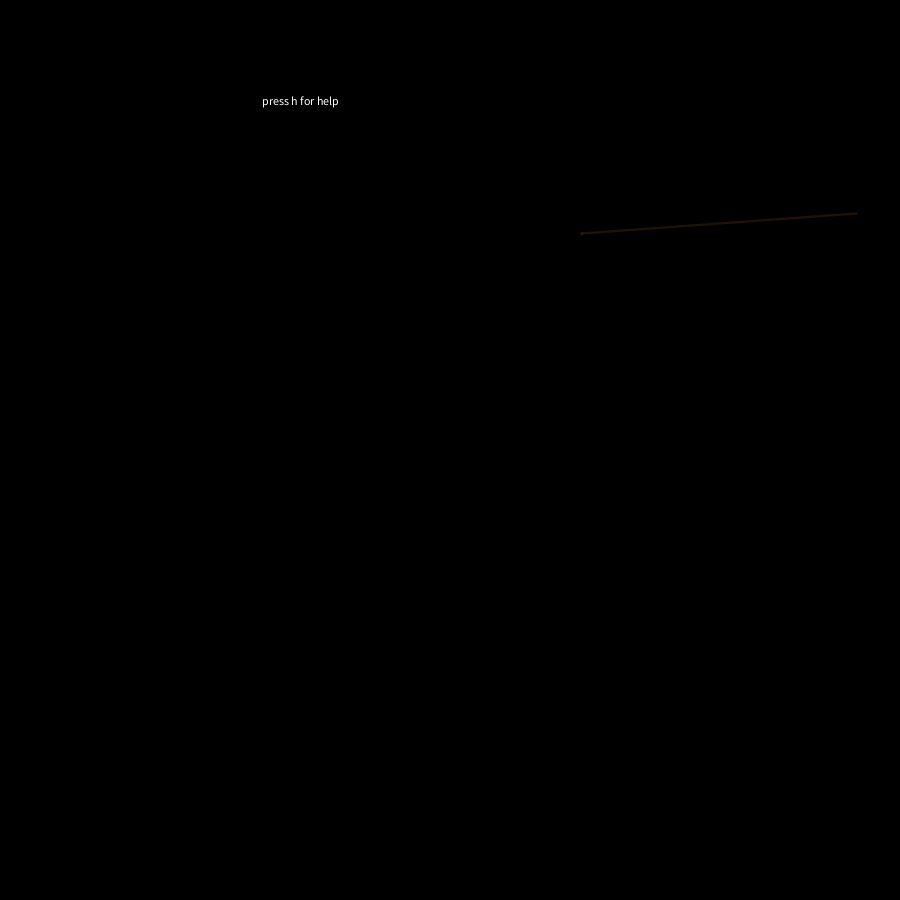
Frame 1 (no input)
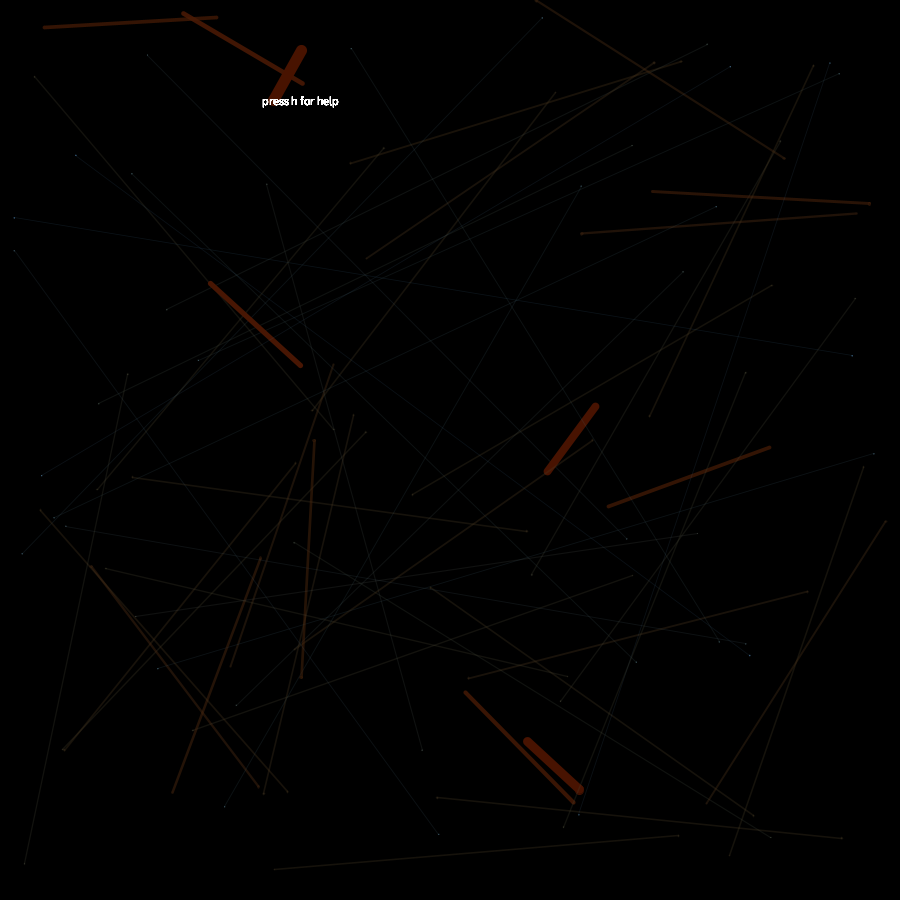
Frame 60 (the mouse pressed at the canvas centre just before this capture)
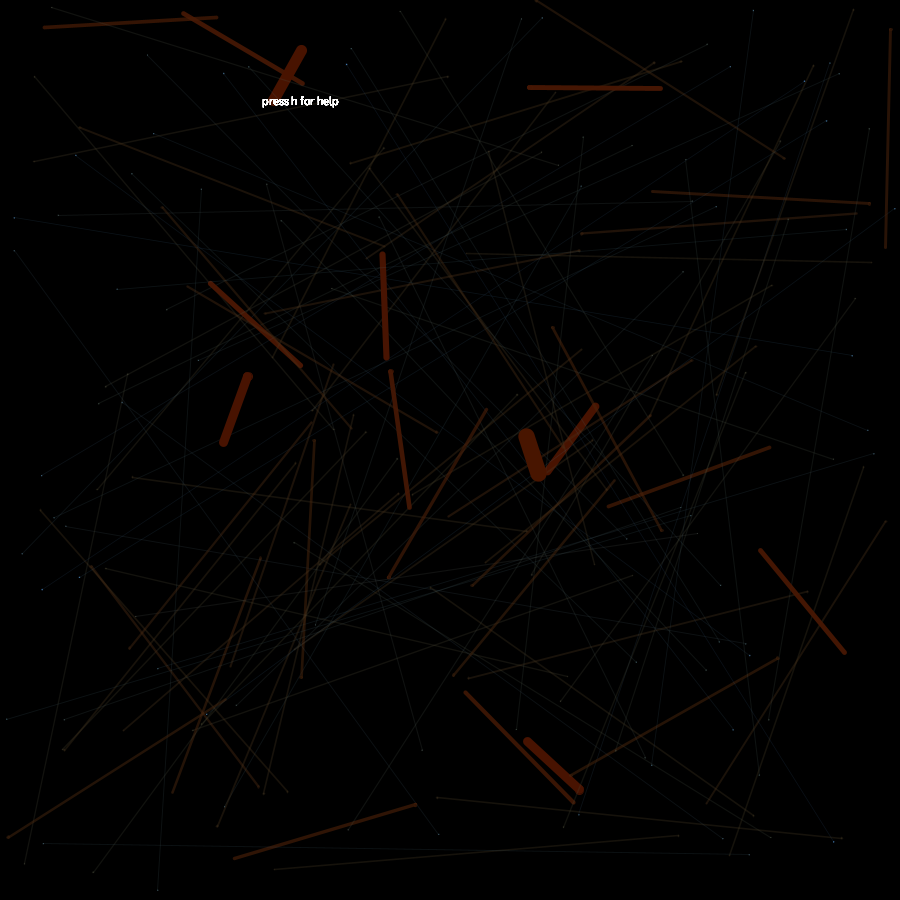
Frame 120 (the mouse held since frame 60 and released just before this capture)

The Processing sketch that drew these frames (run headless with seeded random() and noise(); from frame 60 on, the mouse is pressed at the canvas centre):

// Processing sketch: processing_177180
// ── processing_177180.pde

float a;
float b;
float c;
float d;
float cc;  
int x = 0; 
int toggle = 0; 
float mousePosX1 = 0;
float mousePosY1 = 0;
float mousePosX2 = 900;
float mousePosY2 = 900;
float re;
float bl;
float gr;
int counter = 0; 
float val = 0; 

void setup() 
{
  size(900,900);
  background(0,0,0);
  textAlign(CENTER,CENTER); 
  
};

void draw() {
  fill(255,255,255);   
  text("press h for help",300,100);  
  keyboard();
  drawline(); 
  // toggle = toggle + 1; 
  //if (toggle >= 10000) {noLoop();}
}; 

void savef() {
  x = x + 1;
  save("drawline" + x);
} 

void keyPressed()
{  
  if (key == 's') {
    savef();  
    text("saved as drawline" + x + ".tif", width/2, height/2);
  };
  if (key == 'w') {
    background(0,0,0);  
    text("wiped", width/2, height/2 - 100); 
    counter = 0; 
  };
  if (key == 'c') {
     text("you have made" + counter + "random lines so far!", width/2, height/2); 
  }; 
} 



void keyboard() {
  if (key == 't') {
    mousePosX1 = mouseX;
    mousePosY1 = mouseY;
  }; 
  if (key == 'b') {
    mousePosX2 = mouseX;
    mousePosY2 = mouseY;
  };
  if (key == 'h') {text("press w to wipe and s to save the image to the computer",300,120);
  text("press or hold t to move the top left corner and b to move the bottom right corner",300,140);
}
}

float randomf(float PosA, float PosB) { 

  float randV = 0;
  if (PosB >= PosA) {
    randV = random(PosA, PosB);
  };
  if (PosA > PosB) {
    randV = random(PosB, PosA);
  }; 
  return randV;
} 

float mousePosf (float PosA, float PosB) { 

  float V = 0;
  if (PosB >= PosA) {
    V = PosB - PosA; 
  };
  if (PosA > PosB) {
    V = PosA - PosB; 
  }; 
  return V;
} 

void drawline() { 
  counter = counter + 1; 
  a =  randomf(mousePosX1, mousePosX2); 
  b =  randomf(mousePosY1, mousePosY2);
  c =  randomf(mousePosX1, mousePosX2); 
  d =  randomf(mousePosY1, mousePosY2);
  cc = sqrt(sq(c-a)+sq(d-b)) * (256.0/ (mousePosf(mousePosX1,mousePosX2) + mousePosf(mousePosY1,mousePosY2)  ));
  val = (mousePosf(mousePosX1,mousePosX2) + mousePosf(mousePosY1,mousePosY2))/(cc*20);
  strokeWeight(val); 
  re = cc*(val/1.25);
  bl = cc+val;
  gr = cc/val;
  fill(re,bl,gr);
  stroke(re,bl,gr,val*50); 
  ellipse(a,b,cc/100,cc/100); 
  ellipse(c,d,cc/100,cc/100); 
  line(a, b, c, d);
} 
